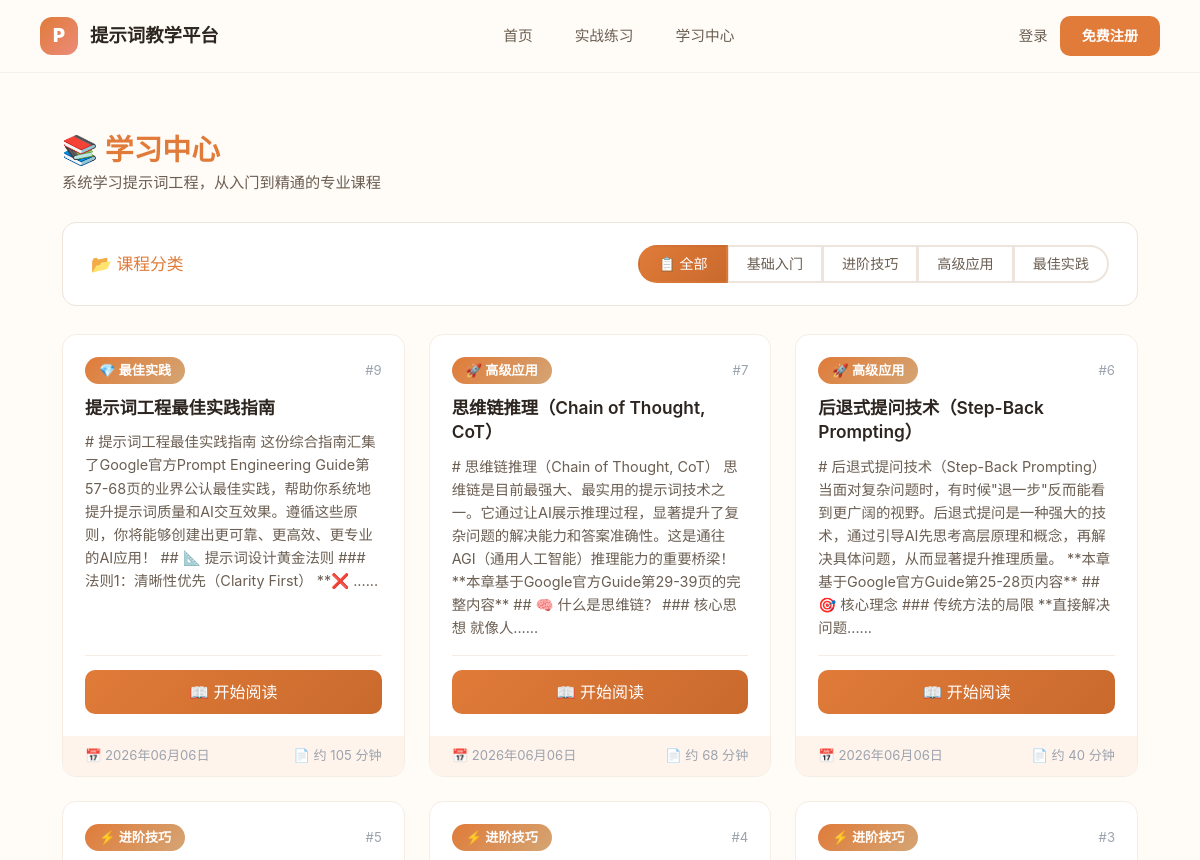
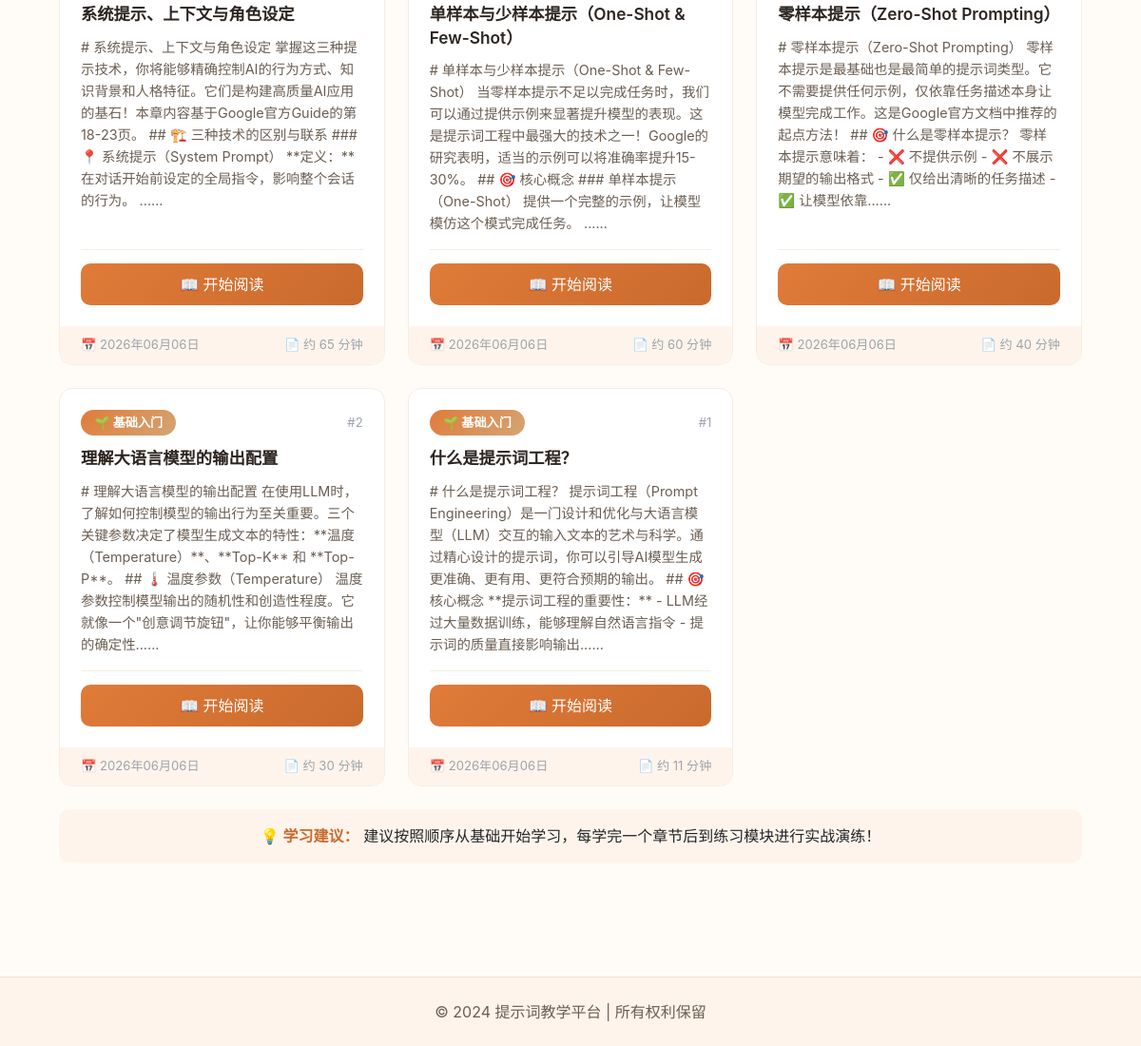
The app's page /learning/ with its own data (2 pictures, top to bottom).
### learning/models.py (models this page shows, shortened)
class LearningMaterial(models.Model):
    STATUS_CHOICES = [
        ('draft', '草稿'),
        ('published', '已发布'),
        ('archived', '已下架'),
    ]
    CATEGORY_CHOICES = [
        ('basic', '基础入门'),
        ('intermediate', '进阶技巧'),
        ('advanced', '高级应用'),
        ('best_practices', '最佳实践'),
    ]
    title = models.CharField(max_length=200, verbose_name='标题')
    summary = models.TextField(blank=True, default='', verbose_name='摘要')
    content = models.TextField(verbose_name='内容')
    category = models.CharField(
        max_length=20,
        choices=CATEGORY_CHOICES,
        default='basic',
        verbose_name='分类'
    )
    status = models.CharField(
        max_length=20,
        choices=STATUS_CHOICES,
        default='draft',
        verbose_name='状态',
        db_index=True
    )
    author = models.ForeignKey(
        settings.AUTH_USER_MODEL,
        on_delete=models.SET_NULL,
        null=True,
        blank=True,
        related_name='learning_materials',
        verbose_name='作者'
    )
    cover_image = models.URLField(
        blank=True,
        default='',
        verbose_name='封面图片'
    )
    tags = models.JSONField(
        default=list,
        blank=True,
        verbose_name='标签列表'
    )
    order_index = models.IntegerField(default=0, verbose_name='排序权重')
    view_count = models.PositiveIntegerField(default=0, verbose_name='阅读量')
    like_count = models.PositiveIntegerField(default=0, verbose_name='点赞数')
    created_at = models.DateTimeField(auto_now_add=True, verbose_name='创建时间')
    updated_at = models.DateTimeField(auto_now=True, verbose_name='更新时间')
    published_at = models.DateTimeField(null=True, blank=True, verbose_name='发布时间')
    class Meta:
        ordering = ['-order_index', '-created_at']
        verbose_name = '学习资料'
        verbose_name_plural = '学习资料'
        indexes = [
            models.Index(fields=['category', 'status']),
            models.Index(fields=['status', '-created_at']),
            models.Index(fields=['author', '-created_at']),
        ]
    @property
    def reading_time(self):
        minutes = len(self.content) // 100
        return max(1, minutes)

### learning/views.py (the view)
# urls.py: path('', views.learning_list, name='list'),
def learning_list(request):
    category = request.GET.get('category', 'all')
    if category != 'all':
        materials = LearningMaterial.objects.filter(category=category)
    else:
        materials = LearningMaterial.objects.all()
    categories = LearningMaterial.CATEGORY_CHOICES
    return render(request, 'learning.html', {
        'materials': materials,
        'categories': categories,
        'selected_category': category
    })

### learning/templatetags/learning_extras.py (called while the page is built)
@register.filter
def category_label(category):
    labels = {
        'basic': '🌱 基础入门',
        'intermediate': '⚡ 进阶技巧',
        'advanced': '🚀 高级应用',
        'best_practices': '💎 最佳实践',
    }
    return labels.get(category, str(category))

### core/templates/learning.html (shortened to what this page needs)
{% extends 'base.html' %}
{% load learning_extras %}
{% block content %}
<div class="learning-page">
    <h2 class="page-title">📚 学习中心</h2>
    <p class="page-subtitle">系统学习提示词工程，从入门到精通的专业课程</p>
    <div class="filter-card">
        <div style="display:flex; justify-content:space-between; align-items:center; flex-wrap:wrap; gap:12px;">
            <h5>📂 课程分类</h5>
            <div class="btn-group" role="group">
                <a href="?category=all"
                   class="btn {% if selected_category == 'all' %}active{% endif %}">📋 全部</a>
                {% for key, label in categories %}
                <a href="?category={{ key }}"
                   class="btn {% if selected_category == key %}active{% endif %}">{{ label }}</a>
                {% endfor %}
            </div>
        </div>
    </div>
    {% if materials %}
    <div class="material-grid">
        {% for material in materials %}
        <div class="material-card">
            <div class="card-body-custom">
                <div class="card-badges">
                    <span class="badge-cat">{{ material.category|category_label }}</span>
                    <span class="badge-num">#{{ material.order_index }}</span>
                </div>
                <h5 class="card-title-text">{{ material.title }}</h5>
                <p class="card-preview">
                    {% if material.content|length > 180 %}
                        {{ material.content|truncatechars:180 }}...
                    {% else %}
                        {{ material.content }}
                    {% endif %}
                </p>
                <div class="card-btn-area">
                    <a href="{% url 'learning:detail' material.id %}" class="btn-read">📖 开始阅读</a>
                </div>
            </div>
            <div class="card-footer-bar">
                <span>📅 {{ material.created_at|date:"Y年m月d日" }}</span>
                <span>📄 约 {{ material.reading_time }} 分钟</span>
            </div>
        </div>
        {% endfor %}
    </div>
    <div class="tip-alert mt-4">
        <strong>💡 学习建议：</strong>
        建议按照顺序从基础开始学习，每学完一个章节后到练习模块进行实战演练！
    </div>
    {% endif %}
</div>
{% endblock %}

### core/static/css/variables.css (style rules this page uses)
:root { --color-primary: #E07B39; --color-primary-light: #EB9A5C; --color-primary-dark: #C96A2D; --color-primary-gradient: linear-gradient(135deg, #E07B39 0%, #D4A574 100%); --color-success: #10B981; --color-success-light: #E8F5E9; --color-warning: #F59E0B; --color-warning-light: #FFF3E0; --color-danger: #EF4444; --color-danger-light: #FCE4EC; --color-info: #3B82F6; --color-text-primary: #1a1a1a; --color-text-secondary: #2c3e50; --color-text-tertiary: #495057; --color-text-muted: #6c757d; --color-text-placeholder: #999; --color-bg-white: #ffffff; --color-bg-light: #f8f9fa; --color-bg-soft: #fafbfc; --color-bg-muted: #e9ecef; --color-bg-alt: #f1f3f5; --color-border: #dee2e6; --color-border-light: #e9ecef; --color-border-focus: rgba(13, 110, 253, 0.25); --space-xs: 0.25rem; --space-sm: 0.5rem; --space-md: 1rem; --space-lg: 1.5rem; --space-xl: 2rem; --space-2xl: 2.5rem; --space-3xl: 3rem; --radius-sm: 6px; --radius-md: 8px; --radius-lg: 10px; --radius-xl: 12px; --radius-16: 16px; --radius-20: 20px; --radius-full: 50%; --font-family-base: -apple-system, BlinkMacSystemFont, 'Segoe UI', Roboto, 'Helvetica Neue', Arial, sans-serif; --font-family-mono: 'Consolas', 'Monaco', monospace; --font-size-xs: 0.75rem; --font-size-sm: 0.85rem; --font-size-base: 0.95rem; --font-size-md: 1rem; --font-size-lg: 1.05rem; --font-size-xl: 1.1rem; --font-size-2xl: 1.3rem; --font-size-3xl: 1.75rem; --font-size-4xl: 2.2rem; --font-weight-normal: 400; --font-weight-medium: 500; --font-weight-semibold: 600; --font-weight-bold: 700; --font-weight-extrabold: 800; --line-height-tight: 1.25; --line-height-normal: 1.5; --line-height-relaxed: 1.6; --line-height-loose: 1.85; --transition-fast: 0.2s ease; --transition-normal: 0.3s ease; --transition-slow: 0.35s cubic-bezier(0.4, 0, 0.2, 1); --z-dropdown: 100; --z-sticky: 200; --z-fixed: 300; --z-modal-backdrop: 400; --z-modal: 500; --z-popover: 600; --z-tooltip: 700; }

### core/static/css/style.css (style rules this page uses)
body { font-family: -apple-system, BlinkMacSystemFont, 'Segoe UI', Roboto, 'Helvetica Neue', Arial, sans-serif; background-color: #f8f9fa; }
.btn { border-radius: 6px; font-weight: 500; }

### core/templates/learning.html (style rules this page uses)
body { background: #FFFBF7 !important; }
.learning-page { max-width: 1200px; margin: 0 auto; padding: 36px 20px 60px; }
.page-title { font-size: 1.8rem; font-weight: 700; color: #E07B39; display: flex; align-items: center; gap: 10px; margin-bottom: 4px; }
.page-subtitle { color: #6B5E52; font-size: .95rem; margin-bottom: 28px; }
.filter-card { background: white; border-radius: 14px; padding: 22px 28px; border: 1px solid #EDE4DB; margin-bottom: 28px; }
.filter-card h5 { color: #E07B39; font-size: 1.05rem; margin-bottom: 0; }
.btn-group .btn { border: 2px solid #EDE4DB; color: #6B5E52; border-radius: 20px; padding: 6px 18px; font-size: .88rem; font-weight: 500; transition: all .25s ease; }
.btn-group .btn.active { background: linear-gradient(135deg, #E07B39, #C96A2D); color: white; border-color: transparent; }
.material-grid { display: grid; grid-template-columns: repeat(3, 1fr); gap: 24px; }
.material-card { background: white; border-radius: 14px; border: 1px solid #F5EDE3; transition: all .3s ease; display: flex; flex-direction: column; overflow: hidden; }
.card-body-custom { padding: 22px; display: flex; flex-direction: column; flex: 1; }
.card-badges { display: flex; justify-content: space-between; align-items: center; margin-bottom: 12px; }
.badge-cat { background: linear-gradient(135deg, #E07B39, #D4A574); color: white; padding: 4px 14px; border-radius: 20px; font-size: .82rem; font-weight: 600; }
.badge-num { color: #9CA3AF; font-size: .82rem; }
.card-title-text { font-size: 1.08rem; font-weight: 600; color: #2D2520; line-height: 1.4; margin-bottom: 10px; }
.card-preview { color: #6B5E52; font-size: .9rem; line-height: 1.6; flex: 1; }
.card-btn-area { margin-top: auto; padding-top: 14px; border-top: 1px solid #F5EDE3; }
.btn-read { width: 100%; background: linear-gradient(135deg, #E07B39, #C96A2D); color: white; border: none; border-radius: 10px; padding: 10px; font-weight: 500; cursor: pointer; text-decoration: none; display: block; text-align: center; transition: all .25s ease; }
.card-footer-bar { background: #FFF4EB; padding: 10px 22px; font-size: .82rem; color: #9CA3AF; display: flex; justify-content: space-between; }
.tip-alert { border-radius: 10px; background: #FFF4EB; padding: 16px 20px; text-align: center; }
.tip-alert strong { color: #C96A2D; }

### records on screen
LearningMaterial: category|category_label "💎 最佳实践", order_index "9", title "提示词工程最佳实践指南", content "# 提示词工程最佳实践指南 这份综合指南汇集了Google官方Prompt Engineering Guide第57-68页的业界公认最佳实践，帮助你系统地提升提示词质量和AI交互效果。遵循这些原则，你将能够创建出更可靠、更高效、更专业的AI应用！ ## 📐 提示词设计黄金法则 ### 法则1：清晰性优先（Clarity First） **❌ ...", created_at "2026年06月06日", reading_time "105"
LearningMaterial: category|category_label "🚀 高级应用", order_index "7", title "思维链推理（Chain of Thought, CoT）", content "# 思维链推理（Chain of Thought, CoT） 思维链是目前最强大、最实用的提示词技术之一。它通过让AI展示推理过程，显著提升了复杂问题的解决能力和答案准确性。这是通往AGI（通用人工智能）推理能力的重要桥梁！ **本章基于Google官方Guide第29-39页的完整内容** ## 🧠 什么是思维链？ ### 核心思想 就像人...", created_at "2026年06月06日", reading_time "68"
LearningMaterial: category|category_label "🚀 高级应用", order_index "6", title "后退式提问技术（Step-Back Prompting）", content "# 后退式提问技术（Step-Back Prompting） 当面对复杂问题时，有时候\"退一步\"反而能看到更广阔的视野。后退式提问是一种强大的技术，通过引导AI先思考高层原理和概念，再解决具体问题，从而显著提升推理质量。 **本章基于Google官方Guide第25-28页内容** ## 🎯 核心理念 ### 传统方法的局限 **直接解决问题...", created_at "2026年06月06日", reading_time "40"
LearningMaterial: category|category_label "⚡ 进阶技巧", order_index "5", title "系统提示、上下文与角色设定", content "# 系统提示、上下文与角色设定 掌握这三种提示技术，你将能够精确控制AI的行为方式、知识背景和人格特征。它们是构建高质量AI应用的基石！本章内容基于Google官方Guide的第18-23页。 ## 🏗️ 三种技术的区别与联系 ### 📍 系统提示（System Prompt） **定义：** 在对话开始前设定的全局指令，影响整个会话的行为。 ...", created_at "2026年06月06日", reading_time "65"
LearningMaterial: category|category_label "⚡ 进阶技巧", order_index "4", title "单样本与少样本提示（One-Shot & Few-Shot）", content "# 单样本与少样本提示（One-Shot & Few-Shot） 当零样本提示不足以完成任务时，我们可以通过提供示例来显著提升模型的表现。这是提示词工程中最强大的技术之一！Google的研究表明，适当的示例可以将准确率提升15-30%。 ## 🎯 核心概念 ### 单样本提示（One-Shot） 提供一个完整的示例，让模型模仿这个模式完成任务。 ...", created_at "2026年06月06日", reading_time "60"
LearningMaterial: category|category_label "⚡ 进阶技巧", order_index "3", title "零样本提示（Zero-Shot Prompting）", content "# 零样本提示（Zero-Shot Prompting） 零样本提示是最基础也是最简单的提示词类型。它不需要提供任何示例，仅依靠任务描述本身让模型完成工作。这是Google官方文档中推荐的起点方法！ ## 🎯 什么是零样本提示？ 零样本提示意味着： - ❌ 不提供示例 - ❌ 不展示期望的输出格式 - ✅ 仅给出清晰的任务描述 - ✅ 让模型依靠...", created_at "2026年06月06日", reading_time "40"
LearningMaterial: category|category_label "🌱 基础入门", order_index "2", title "理解大语言模型的输出配置", content "# 理解大语言模型的输出配置 在使用LLM时，了解如何控制模型的输出行为至关重要。三个关键参数决定了模型生成文本的特性：**温度（Temperature）**、**Top-K** 和 **Top-P**。 ## 🌡️ 温度参数（Temperature） 温度参数控制模型输出的随机性和创造性程度。它就像一个\"创意调节旋钮\"，让你能够平衡输出的确定性...", created_at "2026年06月06日", reading_time "30"
LearningMaterial: category|category_label "🌱 基础入门", order_index "1", title "什么是提示词工程？", content "# 什么是提示词工程？ 提示词工程（Prompt Engineering）是一门设计和优化与大语言模型（LLM）交互的输入文本的艺术与科学。通过精心设计的提示词，你可以引导AI模型生成更准确、更有用、更符合预期的输出。 ## 🎯 核心概念 **提示词工程的重要性：** - LLM经过大量数据训练，能够理解自然语言指令 - 提示词的质量直接影响输出...", created_at "2026年06月06日", reading_time "11"

### other values on screen
{{ label }} "基础入门" "进阶技巧" "高级应用" "最佳实践"
